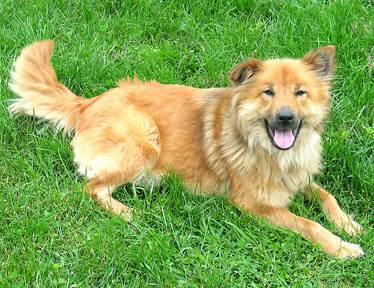
#> input picture HW2/data/4.jpg, 374 x 288 px
$ jupyter execute --allow-errors pca.ipynb
#> lines starting #> are read from the running program, lines starting #| are printed output that depends on the picture
[cell 1]
import numpy as np
import matplotlib.pyplot as plt
from PIL import Image
from scipy.io.wavfile import read, write
from pydub import AudioSegment
import os

[cell 2]
img_path = './data/4.jpg'
audio_path = './data/godzilla_roar.wav'
img_save_path = './images/'
audio_save_path = './audios/'

[cell 3]
if not os.path.exists(img_save_path):
    os.makedirs(img_save_path)
if not os.path.exists(audio_save_path):
    os.makedirs(audio_save_path)

# PCA algorithm

[cell 4]
def PCA(X, k):
    h, w = X.shape
    # Step 1: Find mean vector
    x_mean = np.mean(X, axis=0)

    # Step 2: Subtract mean
    X_hat = X - x_mean

    # Step 3: Compute Covariance matrix
    cov_mat = np.cov(X_hat, rowvar=0)

    # Step 4: Compute eigenvalues and eigenvectors
    eig_vals, eig_vecs = np.linalg.eig(cov_mat)
    sorted_eig_vals = np.argsort(eig_vals)[::-1]
    eig_vals = eig_vals[sorted_eig_vals]
    eig_vecs = eig_vecs[:, sorted_eig_vals]

    # Step 5: Choose k
    #eig_vals_filter = sorted_eig_vals[:k]
    U = eig_vecs[:, :k]

    # Step 6: Compute compressed matrix
    Z = X_hat @ U

    # Step 7: Reconstruct
    Xapprox = (Z @ U.T) + x_mean
    #Xapprox = np.uint8(np.absolute(Xapprox))
    Xapprox = Xapprox.real

    return Xapprox

# Image Compression

[cell 5]
def read_img(path):
#> called with path = './data/4.jpg'
    img = Image.open(path).convert('L')
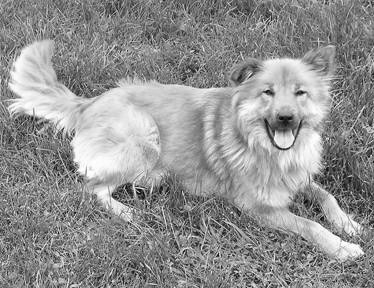
#> img: PIL image 374x288 L; min 6, max 255, mean 146.2
    img_arr = np.asarray(img)
    return img_arr

[cell 6]
def show_img(arr):
    plt.imshow(arr, cmap='gray', vmin=0, vmax=255)
    plt.show()

[cell 7]
def save_img(arr, k):
    filename = f'k_{k}.jpg'
    path = os.path.join(img_save_path, filename)
    imk = Image.fromarray(arr).convert('L')
    imk.save(path)

[cell 8]
def image_compress(img_arr):
    h, w = img_arr.shape
#> h = 288; w = 374
    for k in range(1, min(h,w), 5):
        Xapprox = PCA(img_arr, k)
        save_img(Xapprox, k)
#> this loop made 58 passes
#> pass 1, in PCA, `X_hat = X - x_mean`:
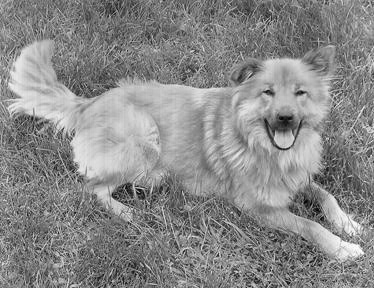
#> X_hat: shape (288, 374) float64; min -158.8, max 134.4, mean 0; drawn with min black and max white
#> pass 1, in PCA, `cov_mat = np.cov(X_hat, rowvar=0)`:
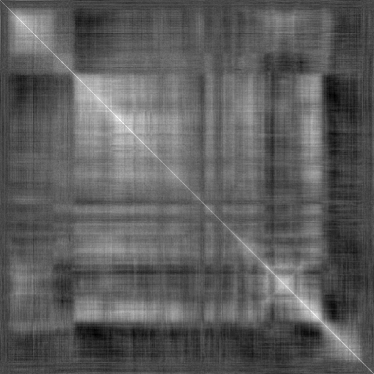
#> cov_mat: shape (374, 374) float64; min -1309.9, max 3312.3, mean 380.6; drawn with min black and max white
#> pass 1, in PCA, `Xapprox = Xapprox.real`:
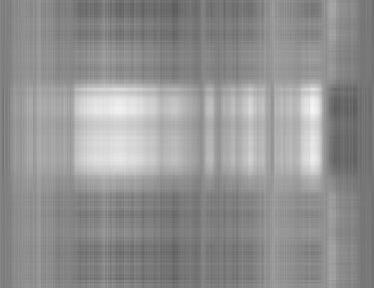
#> Xapprox: shape (288, 374) float64; min 91.74, max 245.9, mean 146.2
    print('Image compression completed !!!')
